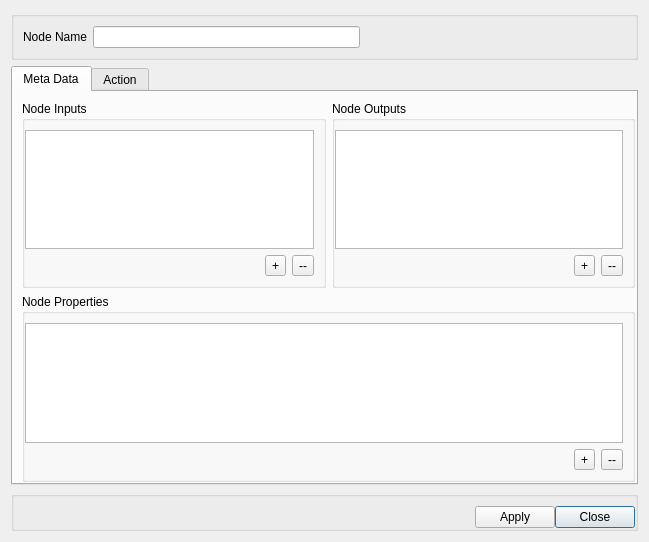
<?xml version="1.0" encoding="UTF-8"?>
<ui version="4.0">
 <class>createNode</class>
 <widget class="QDialog" name="createNode">
  <property name="geometry">
   <rect>
    <x>0</x>
    <y>0</y>
    <width>649</width>
    <height>542</height>
   </rect>
  </property>
  <property name="windowTitle">
   <string>Create Node</string>
  </property>
  <property name="modal">
   <bool>true</bool>
  </property>
  <layout class="QGridLayout" name="gridLayout_4">
   <item row="0" column="0" colspan="2">
    <widget class="QGroupBox" name="groupBox">
     <property name="title">
      <string/>
     </property>
     <layout class="QGridLayout" name="gridLayout">
      <item row="0" column="0">
       <widget class="QLabel" name="label">
        <property name="text">
         <string>Node Name</string>
        </property>
       </widget>
      </item>
      <item row="0" column="1">
       <widget class="QLineEdit" name="lineEdit">
        <property name="maxLength">
         <number>12</number>
        </property>
        <property name="clearButtonEnabled">
         <bool>true</bool>
        </property>
       </widget>
      </item>
      <item row="0" column="2">
       <spacer name="horizontalSpacer_3">
        <property name="orientation">
         <enum>Qt::Horizontal</enum>
        </property>
        <property name="sizeHint" stdset="0">
         <size>
          <width>40</width>
          <height>20</height>
         </size>
        </property>
       </spacer>
      </item>
     </layout>
    </widget>
   </item>
   <item row="2" column="0" colspan="2">
    <widget class="QGroupBox" name="groupBox_5">
     <property name="title">
      <string/>
     </property>
     <property name="flat">
      <bool>true</bool>
     </property>
     <layout class="QGridLayout" name="gridLayout_7">
      <property name="leftMargin">
       <number>0</number>
      </property>
      <property name="topMargin">
       <number>9</number>
      </property>
      <property name="rightMargin">
       <number>0</number>
      </property>
      <property name="bottomMargin">
       <number>0</number>
      </property>
      <property name="spacing">
       <number>0</number>
      </property>
      <item row="0" column="2">
       <widget class="QPushButton" name="pushButton">
        <property name="text">
         <string>Close</string>
        </property>
       </widget>
      </item>
      <item row="0" column="1">
       <widget class="QPushButton" name="pushButton_2">
        <property name="text">
         <string>Apply</string>
        </property>
       </widget>
      </item>
      <item row="0" column="0">
       <spacer name="horizontalSpacer_4">
        <property name="orientation">
         <enum>Qt::Horizontal</enum>
        </property>
        <property name="sizeHint" stdset="0">
         <size>
          <width>40</width>
          <height>20</height>
         </size>
        </property>
       </spacer>
      </item>
     </layout>
    </widget>
   </item>
   <item row="1" column="0" colspan="2">
    <widget class="QTabWidget" name="tabWidget">
     <property name="tabShape">
      <enum>QTabWidget::Rounded</enum>
     </property>
     <property name="currentIndex">
      <number>0</number>
     </property>
     <widget class="QWidget" name="tab">
      <attribute name="title">
       <string>Meta Data</string>
      </attribute>
      <layout class="QGridLayout" name="gridLayout_6">
       <property name="leftMargin">
        <number>9</number>
       </property>
       <property name="topMargin">
        <number>9</number>
       </property>
       <property name="rightMargin">
        <number>1</number>
       </property>
       <property name="bottomMargin">
        <number>1</number>
       </property>
       <property name="spacing">
        <number>6</number>
       </property>
       <item row="0" column="0">
        <widget class="QGroupBox" name="groupBox_2">
         <property name="title">
          <string>Node Inputs</string>
         </property>
         <property name="flat">
          <bool>true</bool>
         </property>
         <layout class="QGridLayout" name="gridLayout_2">
          <property name="leftMargin">
           <number>0</number>
          </property>
          <item row="0" column="0" colspan="5">
           <widget class="QListWidget" name="listWidget"/>
          </item>
          <item row="1" column="4">
           <widget class="QToolButton" name="toolButton">
            <property name="text">
             <string>--</string>
            </property>
           </widget>
          </item>
          <item row="1" column="3">
           <widget class="QToolButton" name="toolButton_2">
            <property name="text">
             <string>+</string>
            </property>
           </widget>
          </item>
          <item row="1" column="0" colspan="3">
           <spacer name="horizontalSpacer">
            <property name="orientation">
             <enum>Qt::Horizontal</enum>
            </property>
            <property name="sizeHint" stdset="0">
             <size>
              <width>40</width>
              <height>20</height>
             </size>
            </property>
           </spacer>
          </item>
         </layout>
        </widget>
       </item>
       <item row="0" column="1">
        <widget class="QGroupBox" name="groupBox_3">
         <property name="title">
          <string>Node Outputs</string>
         </property>
         <property name="flat">
          <bool>true</bool>
         </property>
         <layout class="QGridLayout" name="gridLayout_3">
          <property name="leftMargin">
           <number>0</number>
          </property>
          <item row="1" column="4">
           <widget class="QToolButton" name="toolButton_3">
            <property name="text">
             <string>--</string>
            </property>
           </widget>
          </item>
          <item row="1" column="3">
           <widget class="QToolButton" name="toolButton_4">
            <property name="text">
             <string>+</string>
            </property>
           </widget>
          </item>
          <item row="0" column="0" colspan="5">
           <widget class="QListWidget" name="listWidget_2"/>
          </item>
          <item row="1" column="0" colspan="3">
           <spacer name="horizontalSpacer_2">
            <property name="orientation">
             <enum>Qt::Horizontal</enum>
            </property>
            <property name="sizeHint" stdset="0">
             <size>
              <width>40</width>
              <height>20</height>
             </size>
            </property>
           </spacer>
          </item>
         </layout>
        </widget>
       </item>
       <item row="1" column="0" colspan="2">
        <widget class="QGroupBox" name="groupBox_4">
         <property name="title">
          <string>Node Properties</string>
         </property>
         <property name="flat">
          <bool>true</bool>
         </property>
         <layout class="QGridLayout" name="gridLayout_5">
          <property name="leftMargin">
           <number>0</number>
          </property>
          <item row="1" column="2">
           <widget class="QToolButton" name="toolButton_5">
            <property name="text">
             <string>--</string>
            </property>
           </widget>
          </item>
          <item row="0" column="0" colspan="3">
           <widget class="QTableWidget" name="tableWidget"/>
          </item>
          <item row="1" column="0">
           <spacer name="horizontalSpacer_5">
            <property name="orientation">
             <enum>Qt::Horizontal</enum>
            </property>
            <property name="sizeHint" stdset="0">
             <size>
              <width>40</width>
              <height>20</height>
             </size>
            </property>
           </spacer>
          </item>
          <item row="1" column="1">
           <widget class="QToolButton" name="toolButton_6">
            <property name="text">
             <string>+</string>
            </property>
           </widget>
          </item>
         </layout>
        </widget>
       </item>
      </layout>
     </widget>
     <widget class="QWidget" name="tab_2">
      <attribute name="title">
       <string>Action</string>
      </attribute>
      <layout class="QGridLayout" name="gridLayout_8">
       <item row="0" column="0">
        <widget class="QPlainTextEdit" name="plainTextEdit">
         <property name="frameShape">
          <enum>QFrame::Box</enum>
         </property>
        </widget>
       </item>
      </layout>
     </widget>
    </widget>
   </item>
  </layout>
 </widget>
 <resources/>
 <connections/>
</ui>
